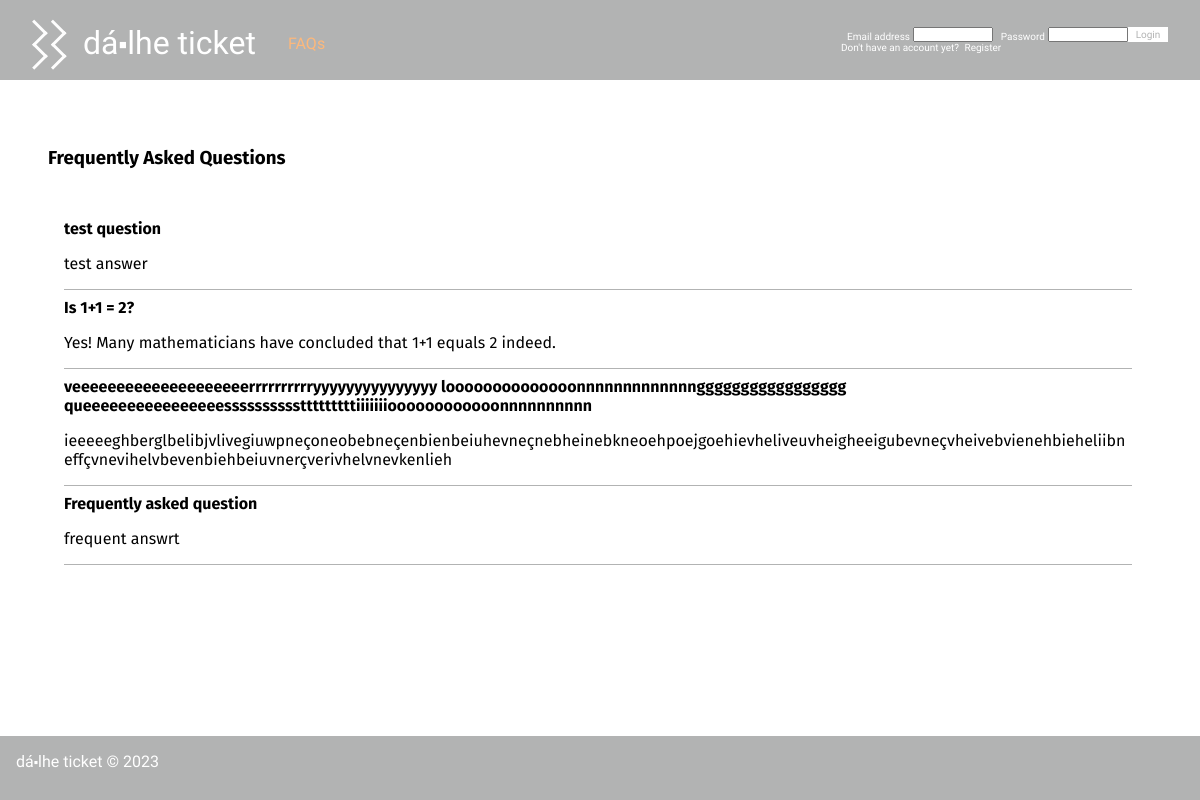
The page /pages/faqs.php on the database its author committed.
### tables this page shows
CREATE TABLE FAQ(
   id integer primary key autoincrement,
   question text not null,
   answer text not null
);

### pages/faqs.php (called while the page is built, shortened)
<?php
    $db = getDatabaseConnection();
    require_once(__DIR__ . '/../database/faq.class.php');
    require_once(__DIR__ . '/../templates/common.tpl.php');
    require_once(__DIR__ . '/../templates/faqs.tpl.php');
    drawFAQs($db);
?>

### database/faq.class.php (called while the page is built, shortened)
<?php
class FAQ {
    public function __construct(int $id, string $question, string $answer) {
        $this->question = $question;
        $this->answer = $answer;
    }
    static public function getAllFAQs(PDO $db) : array {
        $stmt = $db->prepare('SELECT * from FAQ');
        $stmt->execute();
        $faqs = array();
        while($faq = $stmt->fetch()) {
            $faqs[] = new FAQ(
                intval($faq['id']),
                $faq['question'],
                $faq['answer']
            );
        }
        return $faqs;
    }
}
?>

### templates/faqs.tpl.php (the view, shortened to what this page needs)
<?php
    require_once(__DIR__ . '/../database/faq.class.php');
    function drawSubmitFAQ() {?>
<?php }
    function drawFAQs(PDO $db) { global $session;?>
    <h3>Frequently Asked Questions</h3>
        <div class="faq_group">
            <?php
            foreach (FAQ::getAllFAQs($db) as $faq) {?>
            <article class="faq">
                <div class="faq_question"><?= $faq->question ?></div>
                <p class="faq_answer"><?= $faq->answer ?></p>
            </article>
            <?php }?>
        </div>
<?php }
?>

### css/style.css (style rules this page uses)
body { font-family: 'Allerta Stencil', sans-serif; margin: 0; padding: 0; display: grid; grid-template-columns: auto; grid-template-rows: 5em auto 4em; grid-template-areas: "header" "main" "footer"; min-height: 100vh; background-color: #b2b3b3; }
.faq_group { margin-top: 1em; width: 89vw; padding: 1em; }
.faq { border-bottom: solid #b2b3b3 1px; margin-bottom: 0.5em; }
p { overflow-wrap: break-word; }
.faq_question { font-weight: bold; }

### rows shown on the page
faq: question "test question", answer "test answer"
faq: question "Is 1+1 = 2?", answer "Yes! Many mathematicians have concluded that 1+1 equals 2 indeed."
faq: question "veeeeeeeeeeeeeeeeeeeerrrrrrrrrryyyyyyyyyyyyyyy loooooooooooooonnnnnnnnnnnnnggggggggggggggggg queeeeeeeeeeeeeeeesssssssssstttttttttiiiiiiioooooooooooonnnnnnnnnn", answer "ieeeeeghberglbelibjvlivegiuwpneçoneobebneçenbienbeiuhevneçnebheinebkneoehpoejgoehievheliveuvheigheeigubevneçvheivebvienehbieheliibneffçvnevihelvbevenbiehbeiuvnerçverivhelvnevkenlieh"
faq: question "Frequently asked question", answer "frequent answrt"

### other values the page prints
$name "dá⬝lhe ticket"
